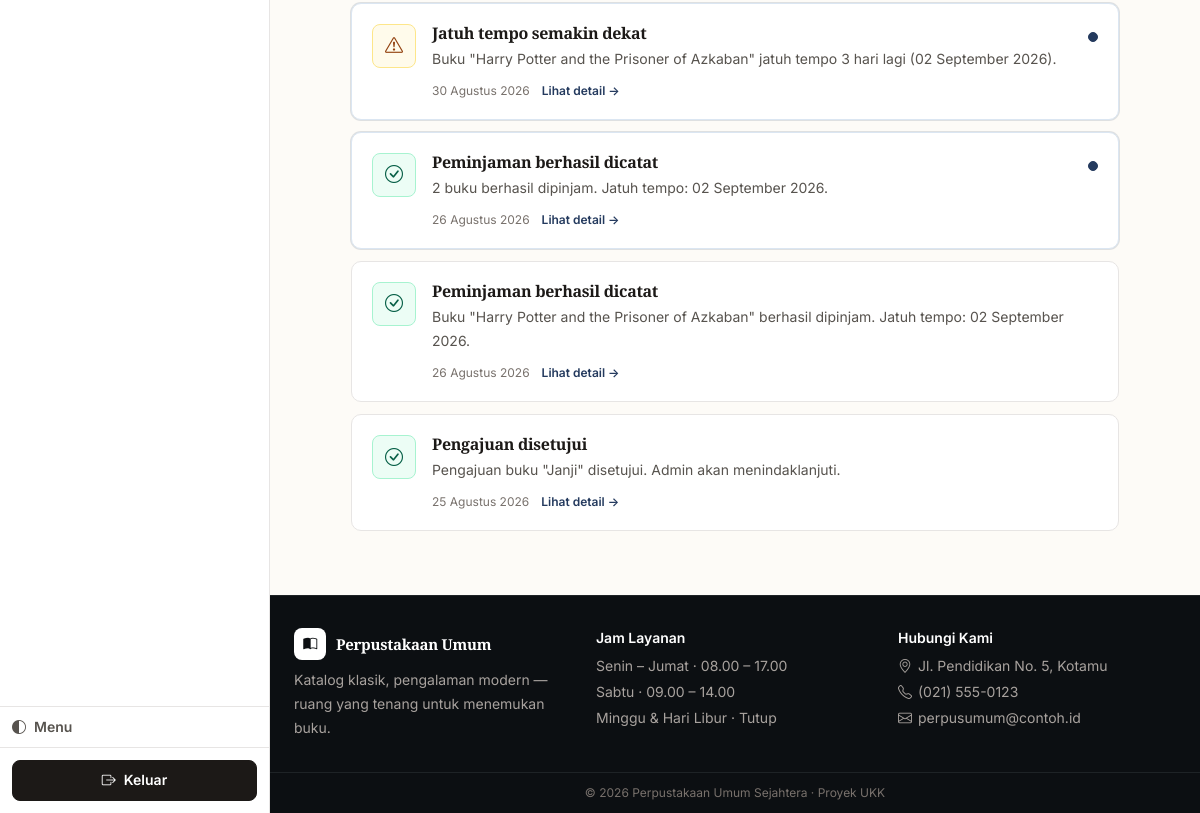
Before: /anggota/notifikasi.php (signed in, lower part) with the older database file.
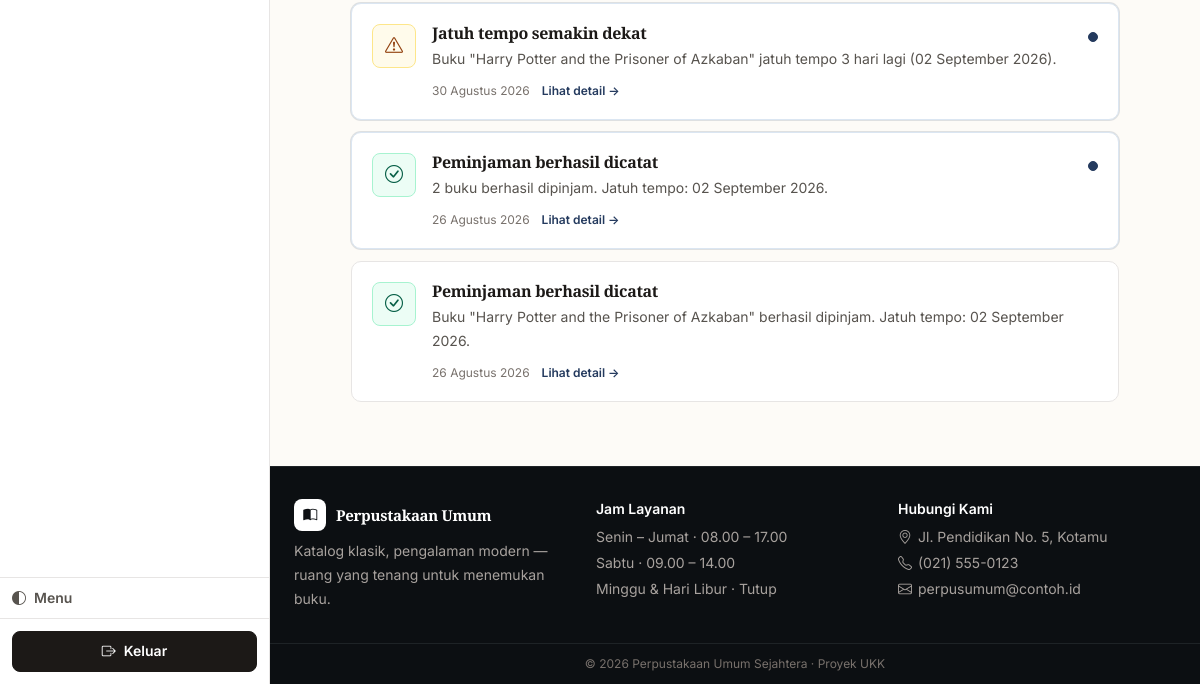
After: the same page with the newer database file.
### tables this page shows
CREATE TABLE `notifikasi` (
  `id_notifikasi` int NOT NULL,
  `id_anggota` int NOT NULL,
  `judul` varchar(150) NOT NULL,
  `pesan` varchar(500) NOT NULL,
  `tipe` enum('info','success','warning','danger') NOT NULL DEFAULT 'info',
  `link` varchar(255) DEFAULT NULL,
  `kunci_unik` varchar(180) DEFAULT NULL,
  `dibaca` tinyint(1) NOT NULL DEFAULT '0',
  `created_at` timestamp NOT NULL DEFAULT CURRENT_TIMESTAMP
);

### includes/auth.php (called while the page is built, shortened)
<?php
function is_login() {
    return isset($_SESSION['role']);
}
function is_anggota() {
    return is_login() && $_SESSION['role'] === 'anggota';
}

### includes/functions.php (called while the page is built, shortened)
<?php
function e($string) {
    return htmlspecialchars($string ?? '', ENT_QUOTES, 'UTF-8');
}
function format_tanggal($tanggal) {
    $bulan = [
        1 => 'Januari', 'Februari', 'Maret', 'April', 'Mei', 'Juni',
        'Juli', 'Agustus', 'September', 'Oktober', 'November', 'Desember'
    ];
    $ts = strtotime($tanggal);
    return date('d', $ts) . ' ' . $bulan[(int)date('n', $ts)] . ' ' . date('Y', $ts);
}

### anggota/notifikasi.php (the view, shortened to what this page needs)
<?php
require_once __DIR__ . '/../config/bootstrap.php';
$id_anggota = (int)$_SESSION['id_anggota'];
$stmt = $pdo->prepare("SELECT * FROM notifikasi WHERE id_anggota = :id ORDER BY created_at DESC, id_notifikasi DESC");
$stmt->execute([':id' => $id_anggota]);
$notifikasi = $stmt->fetchAll();
$member_menu_aktif = 'notifikasi';
require_once __DIR__ . '/../includes/header.php';
$warna = [
    'info' => ['bg'=>'bg-blue-50','text'=>'text-blue-600','icon'=>'bi-info-circle'],
    'success' => ['bg'=>'bg-emerald-50','text'=>'text-emerald-600','icon'=>'bi-check-circle'],
    'warning' => ['bg'=>'bg-amber-50','text'=>'text-amber-600','icon'=>'bi-exclamation-triangle'],
    'danger' => ['bg'=>'bg-red-50','text'=>'text-red-600','icon'=>'bi-exclamation-circle'],
];
?>
<div class="max-w-3xl mx-auto">
  <?php if (empty($notifikasi)): ?>
    <div class="border rounded-2xl p-10 text-center" style="background: var(--surface); border-color: var(--border)">
      <div class="w-14 h-14 mx-auto rounded-xl flex items-center justify-center" style="background: var(--surface-2); color: var(--text-faint); border:1px solid var(--border)"><i class="bi bi-bell-slash text-2xl"></i></div>
      <h2 class="mt-4 font-bold" style="color: var(--text)">Belum ada notifikasi</h2>
      <p class="mt-1 text-sm" style="color: var(--text-faint)">Kami akan memberi tahu kamu jika ada pengingat atau perubahan status.</p>
    </div>
  <?php else: ?>
    <div class="space-y-3">
      <?php foreach ($notifikasi as $n): $v = $warna[$n['tipe']] ?? $warna['info']; ?>
        <div class="border rounded-2xl p-4 sm:p-5" style="background: var(--surface); border-color: <?= $n['dibaca'] ? 'var(--border)' : 'var(--accent-soft-2)' ?>; <?= !$n['dibaca'] ? 'box-shadow: 0 0 0 1px var(--accent-ring);' : '' ?>">
          <div class="flex gap-4">
            <div class="w-11 h-11 shrink-0 rounded-xl <?= $v['bg'] ?> <?= $v['text'] ?> flex items-center justify-center"><i class="bi <?= $v['icon'] ?> text-lg"></i></div>
            <div class="min-w-0 flex-1">
              <div class="flex items-start justify-between gap-3">
                <div>
                  <h2 class="font-bold" style="color: var(--text)"><?= e($n['judul']) ?></h2>
                  <p class="text-sm leading-6 mt-1" style="color: var(--text-muted)"><?= e($n['pesan']) ?></p>
                </div>
                <?php if (!$n['dibaca']): ?><span class="w-2.5 h-2.5 shrink-0 rounded-full bg-brand-600 mt-2" title="Belum dibaca"></span><?php endif; ?>
              </div>
              <div class="mt-3 flex items-center gap-3 text-xs" style="color: var(--text-faint)">
                <span><?= format_tanggal(date('Y-m-d', strtotime($n['created_at']))) ?></span>
                <?php if ($n['link']): ?>
                  <form method="post" class="inline">
      <?= csrf_field() ?><input type="hidden" name="id_notifikasi" value="<?= (int)$n['id_notifikasi'] ?>"><button class="font-semibold text-brand-600 hover:text-brand-700">Lihat detail →</button></form>
                <?php endif; ?>
              </div>
            </div>
          </div>
        </div>
      <?php endforeach; ?>
    </div>
  <?php endif; ?>
</div>
<?php require_once __DIR__ . '/../includes/footer.php'; ?>

### includes/header.php (shortened to what this page needs)
<!DOCTYPE html>
<html lang="id">
<head>
<script src="https://cdn.tailwindcss.com"></script>
<link rel="stylesheet" href="https://cdn.jsdelivr.net/npm/bootstrap-icons@1.11.3/font/bootstrap-icons.min.css">
<link rel="stylesheet" href="<?= BASE_URL ?>/assets/css/app.css">
</head>
<body class="min-h-screen flex flex-col" style="background: var(--paper); color: var(--text);">
<?php if (is_anggota() && isset($member_menu_aktif) && $member_menu_aktif !== ''): ?>
<aside class="hidden min-[900px]:flex fixed left-0 top-[56px] bottom-0 z-30 w-[270px] flex-col border-r bg-white" style="border-color: var(--border)" aria-label="Area Anggota">
  <div class="flex-1 overflow-y-auto px-3 py-4">
  </div>
  <div class="px-3 py-2.5 border-t flex items-center justify-between" style="border-color: var(--border)">
    <div class="flex items-center gap-2 text-sm font-semibold" style="color: var(--text-muted)"><i class="bi bi-circle-half"></i> Menu</div>
  </div>
  <div class="p-3 border-t" style="border-color: var(--border)">
    <a href="<?= BASE_URL ?>/logout.php" data-confirm="Yakin ingin keluar dari akun?" data-confirm-text="Keluar" class="flex items-center justify-center gap-2 w-full px-4 py-2.5 rounded-lg bg-slate-900 text-white font-semibold text-sm hover:bg-slate-800 transition"><i class="bi bi-box-arrow-right"></i>Keluar</a>
  </div>
</aside>
<?php endif; ?>
<main class="flex-1 w-full max-w-7xl mx-auto px-4 sm:px-6 py-6 sm:py-8 <?= (isset($menu_aktif) && $menu_aktif !== '') ? 'admin-main' : ((is_anggota() && isset($member_menu_aktif) && $member_menu_aktif !== '') ? 'member-main' : '') ?>">

### includes/footer.php (shortened to what this page needs)
</main>
<footer class="mt-8 border-t bg-[#0c0f12] text-stone-300 <?= (isset($menu_aktif) && $menu_aktif !== '') ? 'admin-footer' : ((is_anggota() && isset($member_menu_aktif) && $member_menu_aktif !== '') ? 'member-footer' : '') ?>" style="border-color:#1e2326">
  <div class="<?= (isset($menu_aktif) && $menu_aktif !== '') ? 'admin-footer-inner' : ((is_anggota() && isset($member_menu_aktif) && $member_menu_aktif !== '') ? 'member-footer-inner' : 'max-w-7xl mx-auto') ?> px-4 sm:px-6 py-8 grid grid-cols-1 sm:grid-cols-2 lg:grid-cols-3 gap-6">
    <div class="lg:col-span-1">
      <div class="flex items-center gap-2.5 font-display font-bold text-white text-[15px] mb-2">
        <span class="w-8 h-8 rounded-lg bg-white text-[#0c0f12] flex items-center justify-center"><i class="bi bi-book-half text-sm"></i></span>
        Perpustakaan Umum
      </div>
      <p class="text-sm leading-6 text-stone-400 max-w-sm">Katalog klasik, pengalaman modern — ruang yang tenang untuk menemukan buku.</p>
    </div>
    <div>
      <div class="font-semibold text-white text-sm mb-2">Jam Layanan</div>
      <ul class="text-sm text-stone-400 space-y-1.5">
        <li>Senin – Jumat · 08.00 – 17.00</li>
        <li>Sabtu · 09.00 – 14.00</li>
        <li>Minggu &amp; Hari Libur · Tutup</li>
      </ul>
    </div>
    <div>
      <div class="font-semibold text-white text-sm mb-2">Hubungi Kami</div>
      <ul class="text-sm text-stone-400 space-y-1.5">
        <li><i class="bi bi-geo-alt mr-1.5"></i>Jl. Pendidikan No. 5, Kotamu</li>
        <li><i class="bi bi-telephone mr-1.5"></i>(021) 555-0123</li>
        <li><i class="bi bi-envelope mr-1.5"></i>perpusumum@contoh.id</li>
      </ul>
    </div>
  </div>
  <div class="border-t text-center text-stone-500 text-xs py-3 px-4" style="border-color:#1e2326">
    &copy; <?= date('Y') ?> Perpustakaan Umum Sejahtera · Proyek UKK
  </div>
</footer>
</body>
</html>

### assets/css/app.css (style rules this page uses)
:root { color-scheme: light; --paper: #fdfbf7; --paper-2: #f7f2eb; --surface: #ffffff; --surface-2: #faf8f5; --surface-hover: #f5f1ea; --border: #e7e5e4; --border-strong: #d6d3d1; --border-faint: #f5f5f4; --text: #1c1917; --text-muted: #57534e; --text-faint: #78716c; --text-faint-2: #a8a29e; --accent: #243a5e; --accent-hover: #1a2c4a; --accent-soft: #eef2f7; --accent-soft-2: #dbe6f2; --accent-ring: rgba(36,58,94,.14); --accent-text: #243a5e; --radius-sm: 6px; --radius: 8px; --radius-md: 10px; --radius-lg: 12px; --radius-xl: 14px; --shadow-xs: 0 1px 2px rgba(16,24,40,.05); --shadow-sm: 0 1px 3px rgba(16,24,40,.06); --shadow: 0 2px 8px rgba(16,24,40,.06); --font-body: Inter, ui-sans-serif, system-ui, -apple-system, "Segoe UI", sans-serif; --font-display: "EB Garamond", "Source Serif 4", Georgia, "Times New Roman", serif; --transition: 160ms ease; --transition-fast: 120ms ease; --badge-amber-bg: #fffbeb; --badge-amber-border: #fde68a; --badge-amber-text: #92400e; --badge-red-bg: #fef2f2; --badge-red-border: #fecaca; --badge-red-text: #991b1b; --badge-emerald-bg: #ecfdf5; --badge-emerald-border: #a7f3d0; --badge-emerald-text: #065f46; --badge-slate-bg: #f8fafc; --badge-slate-border: var(--border); --badge-slate-text: var(--text-faint); }
html { scroll-behavior: smooth; }
body { font-family: var(--font-body); background: var(--paper); color: var(--text); -webkit-font-smoothing: antialiased; text-rendering: optimizeLegibility; line-height: 1.65; }
h1, h2, h3, .font-display, .hero-title { font-family: var(--font-display); letter-spacing: -0.02em; line-height: 1.2; color: var(--text); }
h2 { font-weight: 600; }
main { min-width: 0; overflow-x: hidden; }
@media (prefers-reduced-motion: no-preference) { * { scroll-behavior: auto; } }
aside[aria-label="Panel Pengelola"], aside[aria-label="Area Anggota"] { background: var(--surface) !important; border-color: var(--border) !important; box-shadow: none !important; }
.admin-main, .member-main { min-width: 0; }
.admin-footer, .member-footer { margin-left: 0; }
@media (min-width: 900px) { .member-main { margin-left: 270px !important; margin-right: 0 !important; width: calc(100% - 270px) !important; max-width: none !important; padding-left: 24px; padding-right: 24px; padding-top: 24px !important; padding-bottom: 32px !important; } }
@media (min-width: 900px) { .member-footer { margin-left: 270px !important; margin-right: 0 !important; width: calc(100% - 270px) !important; } }
@media (min-width: 900px) { .member-footer > .member-footer-inner { max-width: none !important; margin-left: 0 !important; margin-right: 0 !important; } }
a.bg-brand-600, button.bg-brand-600, .bg-brand-600 { background: var(--accent) !important; color: #fff !important; border: 1px solid var(--accent) !important; border-radius: var(--radius) !important; box-shadow: none !important; font-weight: 600 !important; font-size: 0.875rem !important; transition: background var(--transition-fast), border-color var(--transition-fast), color var(--transition-fast) !important; transform: none !important; }
.bg-slate-900, .bg-slate-800 { background: var(--text) !important; color: var(--surface) !important; border: 1px solid var(--text) !important; border-radius: var(--radius) !important; box-shadow: none !important; }
.rounded-xl { border-radius: var(--radius) !important; }
.rounded-2xl { border-radius: var(--radius-md) !important; }
.px-4.py-2\.5 { padding-top: 0.6rem !important; padding-bottom: 0.6rem !important; }
input, select, textarea, button { max-width: 100%; }
.bg-amber-50, [class*="bg-amber-50"] { background: #fffbeb !important; border: 1px solid #fde68a !important; color: #92400e !important; }
.bg-emerald-50, [class*="bg-emerald-50"] { background: #ecfdf5 !important; border: 1px solid #a7f3d0 !important; color: #065f46 !important; }
.text-brand-600, .text-brand-700 { color: var(--accent-text) !important; }
body { animation: none !important; }
main > * { animation: none !important; }
a { transition: color var(--transition-fast) !important; }
main { padding-top: 1.25rem !important; padding-bottom: 1.5rem !important; }
@media (min-width: 900px) { main { padding-top: 24px !important; padding-bottom: 32px !important; } }

Changed rows visible on the page:
removed notifikasi: judul "Pengajuan disetujui", pesan "Pengajuan buku \"Janji\" disetujui. Admin akan menindaklanjuti.", created_at "25 Agustus 2026", dibaca 1 (drawn)
